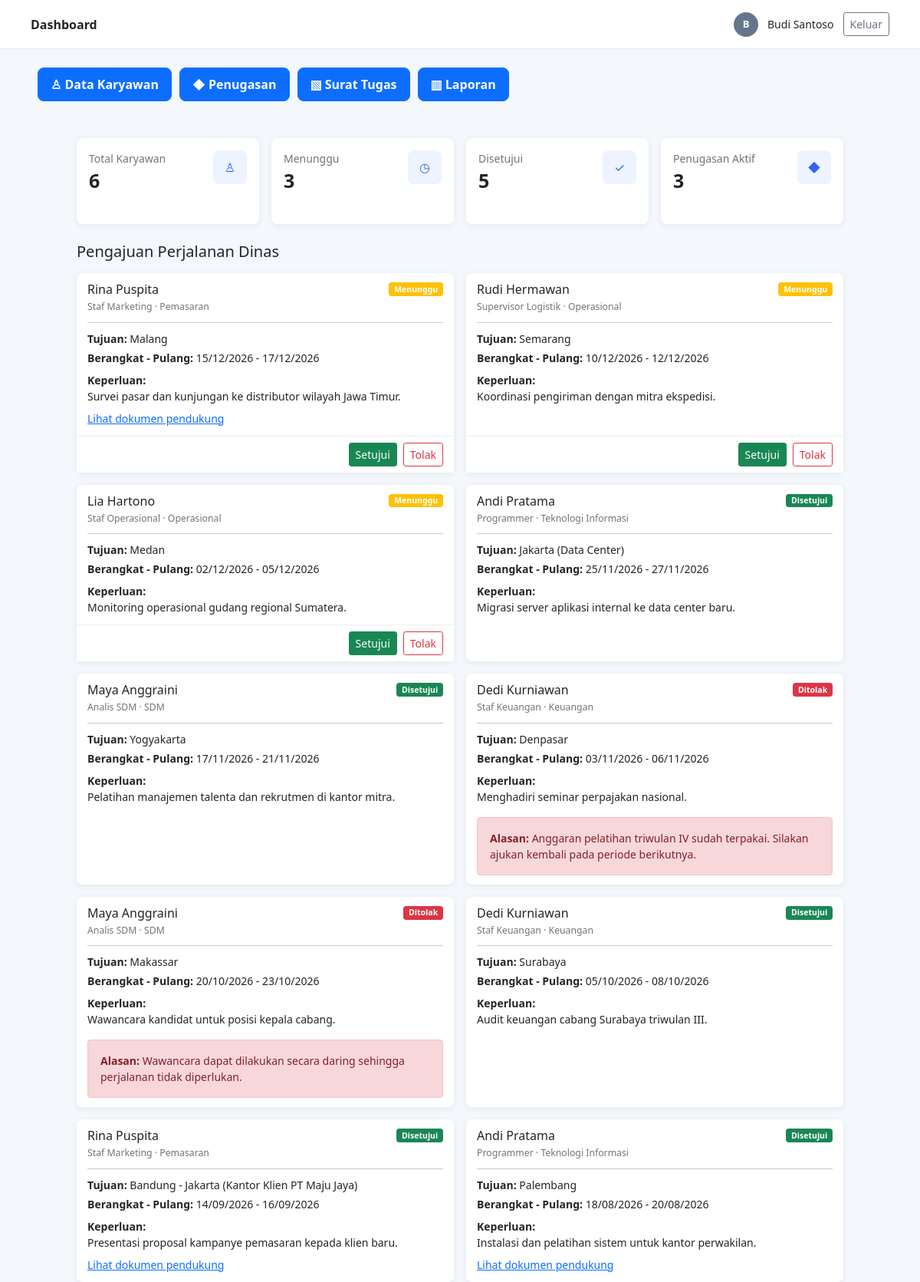
The app's page /dashboard_atasan.php (signed in) with its own data.
### tables this page shows
CREATE TABLE IF NOT EXISTS `pengajuan` (
    `id_pengajuan` INT UNSIGNED NOT NULL AUTO_INCREMENT,
    `id_karyawan` INT UNSIGNED NOT NULL,
    `tujuan` VARCHAR(150) NOT NULL,
    `tanggal_berangkat` DATE NOT NULL,
    `tanggal_pulang` DATE NOT NULL,
    `keperluan` TEXT NOT NULL,
    `dokumen` VARCHAR(255) DEFAULT NULL,
    `status` ENUM('Menunggu', 'Disetujui', 'Ditolak') NOT NULL DEFAULT 'Menunggu',
    `alasan_penolakan` TEXT DEFAULT NULL,
    `biaya_estimasi` DECIMAL(15,2) NOT NULL DEFAULT 0,
    `tanggal_pengajuan` DATETIME NOT NULL DEFAULT CURRENT_TIMESTAMP,
    `tanggal_keputusan` DATETIME DEFAULT NULL,
    PRIMARY KEY (`id_pengajuan`),
    CONSTRAINT `fk_pengajuan_karyawan`
        FOREIGN KEY (`id_karyawan`) REFERENCES `karyawan` (`id_karyawan`)
        ON UPDATE CASCADE
        ON DELETE CASCADE,
    CONSTRAINT `chk_pengajuan_tanggal`
        CHECK (`tanggal_pulang` >= `tanggal_berangkat`)
);

CREATE TABLE IF NOT EXISTS `karyawan` (
    `id_karyawan` INT UNSIGNED NOT NULL AUTO_INCREMENT,
    `id_user` INT UNSIGNED NOT NULL,
    `nama` VARCHAR(100) NOT NULL,
    `nip` VARCHAR(30) NOT NULL,
    `jabatan` VARCHAR(100) NOT NULL,
    `departemen` VARCHAR(100) NOT NULL,
    `no_hp` VARCHAR(20) DEFAULT NULL,
    `alamat` TEXT DEFAULT NULL,
    PRIMARY KEY (`id_karyawan`),
    UNIQUE KEY `uq_karyawan_nip` (`nip`),
    UNIQUE KEY `uq_karyawan_id_user` (`id_user`),
    CONSTRAINT `fk_karyawan_users`
        FOREIGN KEY (`id_user`) REFERENCES `users` (`id`)
        ON UPDATE CASCADE
        ON DELETE CASCADE
);

### dashboard_atasan.php (the view, shortened to what this page needs)
<?php
$conn = connection();
$counts = [
    "karyawan" => 0,
    "menunggu" => 0,
    "disetujui" => 0,
    "aktif" => 0,
];
foreach ($counts as $key => $unused) {
    $sql = match ($key) {
        "karyawan" => "SELECT COUNT(*) AS total FROM karyawan k JOIN users u ON u.id=k.id_user WHERE u.role='karyawan'",
        "menunggu" => "SELECT COUNT(*) AS total FROM pengajuan WHERE status='Menunggu'",
        "disetujui" => "SELECT COUNT(*) AS total FROM pengajuan WHERE status='Disetujui'",
        "aktif" => "SELECT COUNT(*) AS total FROM penugasan WHERE status='Aktif'",
    };
    $counts[$key] = (int) $conn->query($sql)->fetch_assoc()["total"];
}
$requests = [];
$result = $conn->query(
    "SELECT p.id_pengajuan, p.tujuan, p.tanggal_berangkat, p.tanggal_pulang,
            p.keperluan, p.dokumen, p.status, p.alasan_penolakan,
            k.nama, k.departemen, k.jabatan
     FROM pengajuan p
     JOIN karyawan k ON k.id_karyawan=p.id_karyawan
     ORDER BY p.tanggal_pengajuan DESC"
);
while ($row = $result->fetch_assoc()) {
    $requests[] = $row;
}
?>
<!doctype html>
<html lang="id">
<head>
    <link href="https://cdn.jsdelivr.net/npm/bootstrap@5.0.2/dist/css/bootstrap.min.css" rel="stylesheet">
</head>
<body>
<main class="main">
    <header class="topbar">
        <div class="topbar-inner">
            <strong>Dashboard</strong>
            <div class="topbar-user">
                <span class="topbar-avatar"><?= htmlspecialchars(strtoupper(substr($_SESSION["name"], 0, 1))) ?></span>
                <span class="d-none d-sm-inline small fw-semibold"><?= htmlspecialchars($_SESSION["name"]) ?></span>
                <a class="btn btn-sm btn-outline-secondary" href="logout.php">Keluar</a>
            </div>
        </div>
    </header>
    <div class="content">
        <nav class="dashboard-nav">
            <a class="btn btn-primary" href="data_karyawan.php">♙ Data Karyawan</a>
            <a class="btn btn-primary" href="penugasan.php">◆ Penugasan</a>
            <a class="btn btn-primary" href="surat_tugas.php">▧ Surat Tugas</a>
            <a class="btn btn-primary" href="laporan.php">▥ Laporan</a>
        </div>
        <div class="stats-container">
            <div class="row g-3">
                <div class="col-6 col-lg-3"><div class="card stat-card"><div class="card-body d-flex justify-content-between"><div><div class="text-muted small">Total Karyawan</div><div class="stat-number"><?= $counts["karyawan"] ?></div></div><div class="stat-icon">♙</div></div></div></div>
                <div class="col-6 col-lg-3"><div class="card stat-card"><div class="card-body d-flex justify-content-between"><div><div class="text-muted small">Menunggu</div><div class="stat-number"><?= $counts["menunggu"] ?></div></div><div class="stat-icon">◷</div></div></div></div>
                <div class="col-6 col-lg-3"><div class="card stat-card"><div class="card-body d-flex justify-content-between"><div><div class="text-muted small">Disetujui</div><div class="stat-number"><?= $counts["disetujui"] ?></div></div><div class="stat-icon">✓</div></div></div></div>
                <div class="col-6 col-lg-3"><div class="card stat-card"><div class="card-body d-flex justify-content-between"><div><div class="text-muted small">Penugasan Aktif</div><div class="stat-number"><?= $counts["aktif"] ?></div></div><div class="stat-icon">◆</div></div></div></div>
            </div>
        </div>
        <section class="mt-4 requests-container">
            <h2 class="h5 mb-3">Pengajuan Perjalanan Dinas</h2>
            <div class="row g-3">
                <?php if (!$requests): ?>
                    <div class="col-12"><div class="card request-card text-center text-muted py-5">Belum ada pengajuan perjalanan dinas.</div></div>
                <?php else: foreach ($requests as $request): ?>
                    <div class="col-12 col-lg-6">
                        <article class="card request-card h-100">
                            <div class="card-body">
                                <div class="d-flex justify-content-between align-items-start">
                                    <div>
                                        <h3 class="h6 mb-1"><?= htmlspecialchars($request["nama"]) ?></h3>
                                        <div class="small text-muted"><?= htmlspecialchars($request["jabatan"]) ?> · <?= htmlspecialchars($request["departemen"]) ?></div>
                                    </div>
                                    <?php $badge = $request["status"] === "Disetujui" ? "success" : ($request["status"] === "Ditolak" ? "danger" : "warning"); ?>
                                    <span class="badge bg-<?= $badge ?>"><?= htmlspecialchars($request["status"]) ?></span>
                                </div>
                                <hr>
                                <div class="mb-1"><strong>Tujuan:</strong> <?= htmlspecialchars($request["tujuan"]) ?></div>
                                <div class="mb-2"><strong>Berangkat - Pulang:</strong>
                                    <?= date("d/m/Y", strtotime($request["tanggal_berangkat"])) ?> -
                                    <?= date("d/m/Y", strtotime($request["tanggal_pulang"])) ?>
                                </div>
                                <div><strong>Keperluan:</strong><br><?= nl2br(htmlspecialchars($request["keperluan"])) ?></div>
                                <?php if ($request["dokumen"]): ?>
                                    <a class="d-inline-block mt-2" href="<?= htmlspecialchars($request["dokumen"]) ?>" target="_blank" rel="noopener">Lihat dokumen pendukung</a>
                                <?php endif; ?>
                                <?php if ($request["status"] === "Ditolak" && $request["alasan_penolakan"]): ?>
                                    <div class="alert alert-danger mt-3 mb-0"><strong>Alasan:</strong> <?= nl2br(htmlspecialchars($request["alasan_penolakan"])) ?></div>
                                <?php endif; ?>
                            </div>
                            <?php if ($request["status"] === "Menunggu"): ?>
                                <div class="card-footer">
                                    <form method="post">
                                        <button class="btn btn-success btn-sm">Setujui</button>
                                    </form>
                                    <button class="btn btn-outline-danger btn-sm" data-bs-toggle="modal" data-bs-target="#reject<?= (int) $request["id_pengajuan"] ?>">Tolak</button>
                                </div>
                            <?php endif; ?>
                        </article>
                    </div>
                <?php endforeach; endif; ?>
            </div>
</main>
</body>
</html>

### dashboard_atasan.php (style rules this page uses)
:root { --navy:#243d67; --blue:#2f66f6; }
body { background:#f4f7fb; }
.main { margin-left:0; min-height:100vh; }
.topbar { height:64px; display:flex; align-items:center; padding:0 max(24px, calc((100vw - 1120px) / 2)); background:#fff; border-bottom:1px solid #e5eaf2; }
.topbar-inner { width:100%; min-height:64px; display:flex; align-items:center; justify-content:space-between; }
.topbar-user { display:flex; align-items:center; gap:12px; }
.topbar-avatar { width:32px; height:32px; display:grid; place-items:center; flex:0 0 auto; border-radius:50%; background:#65758b; color:#fff; font-size:13px; font-weight:700; }
.content { width:100%; max-width:1150px; box-sizing:border-box; margin:0 auto; padding:24px; }
.stats-container { width:100%; max-width:1000px; margin:0 auto; }
.stat-card { min-height:112px; border:0; border-radius:8px; box-shadow:0 2px 10px rgba(36,61,103,.07); }
.stat-number { font-size:25px; font-weight:700; }
.stat-icon { width:44px; height:44px; display:grid; place-items:center; border-radius:8px; background:#edf3ff; color:var(--blue); }
.dashboard-nav { display:flex; flex-wrap:wrap; gap:10px; margin-bottom:24px; }
.dashboard-nav .btn { padding:9px 16px; border-radius:8px; font-weight:600; }
.request-card { border:0; border-radius:8px; box-shadow:0 2px 10px rgba(36,61,103,.07); font-size:14px; }
.request-card .card-body { padding:12px 14px; }
.request-card .card-body hr { margin:10px 0; }
.request-card .card-footer { display:flex; justify-content:flex-end; gap:8px; padding:8px 14px; background:#fff; border-top:1px solid #edf0f5; }
.requests-container { width:100%; max-width:1000px; margin-left:auto; margin-right:auto; }

### records on screen
pengajuan: id_karyawan.nama "Rina Puspita", id_karyawan.jabatan "Staf Marketing", id_karyawan.departemen "Pemasaran", status "Menunggu", tujuan "Malang", tanggal_berangkat "15/12/2026", tanggal_pulang "17/12/2026", keperluan "Survei pasar dan kunjungan ke distributor wilayah Jawa Timur."
pengajuan: id_karyawan.nama "Rudi Hermawan", id_karyawan.jabatan "Supervisor Logistik", id_karyawan.departemen "Operasional", status "Menunggu", tujuan "Semarang", tanggal_berangkat "10/12/2026", tanggal_pulang "12/12/2026", keperluan "Koordinasi pengiriman dengan mitra ekspedisi."
pengajuan: id_karyawan.nama "Lia Hartono", id_karyawan.jabatan "Staf Operasional", id_karyawan.departemen "Operasional", status "Menunggu", tujuan "Medan", tanggal_berangkat "02/12/2026", tanggal_pulang "05/12/2026", keperluan "Monitoring operasional gudang regional Sumatera."
pengajuan: id_karyawan.nama "Andi Pratama", id_karyawan.jabatan "Programmer", id_karyawan.departemen "Teknologi Informasi", status "Disetujui", tujuan "Jakarta (Data Center)", tanggal_berangkat "25/11/2026", tanggal_pulang "27/11/2026", keperluan "Migrasi server aplikasi internal ke data center baru."
pengajuan: id_karyawan.nama "Maya Anggraini", id_karyawan.jabatan "Analis SDM", id_karyawan.departemen "SDM", status "Disetujui", tujuan "Yogyakarta", tanggal_berangkat "17/11/2026", tanggal_pulang "21/11/2026", keperluan "Pelatihan manajemen talenta dan rekrutmen di kantor mitra."
pengajuan: id_karyawan.nama "Dedi Kurniawan", id_karyawan.jabatan "Staf Keuangan", id_karyawan.departemen "Keuangan", status "Ditolak", tujuan "Denpasar", tanggal_berangkat "03/11/2026", tanggal_pulang "06/11/2026", keperluan "Menghadiri seminar perpajakan nasional.", alasan_penolakan "Anggaran pelatihan triwulan IV sudah terpakai. Silakan ajukan kembali pada periode berikutnya."
pengajuan: id_karyawan.nama "Maya Anggraini", id_karyawan.jabatan "Analis SDM", id_karyawan.departemen "SDM", status "Ditolak", tujuan "Makassar", tanggal_berangkat "20/10/2026", tanggal_pulang "23/10/2026", keperluan "Wawancara kandidat untuk posisi kepala cabang.", alasan_penolakan "Wawancara dapat dilakukan secara daring sehingga perjalanan tidak diperlukan."
pengajuan: id_karyawan.nama "Dedi Kurniawan", id_karyawan.jabatan "Staf Keuangan", id_karyawan.departemen "Keuangan", status "Disetujui", tujuan "Surabaya", tanggal_berangkat "05/10/2026", tanggal_pulang "08/10/2026", keperluan "Audit keuangan cabang Surabaya triwulan III."
pengajuan: id_karyawan.nama "Rina Puspita", id_karyawan.jabatan "Staf Marketing", id_karyawan.departemen "Pemasaran", status "Disetujui", tujuan "Bandung - Jakarta (Kantor Klien PT Maju Jaya)", tanggal_berangkat "14/09/2026", tanggal_pulang "16/09/2026", keperluan "Presentasi proposal kampanye pemasaran kepada klien baru."
pengajuan: id_karyawan.nama "Andi Pratama", id_karyawan.jabatan "Programmer", id_karyawan.departemen "Teknologi Informasi", status "Disetujui", tujuan "Palembang", tanggal_berangkat "18/08/2026", tanggal_pulang "20/08/2026", keperluan "Instalasi dan pelatihan sistem untuk kantor perwakilan."

### other values on screen
substr($_SESSION["name"], 0, 1) "B"
$_SESSION["name"] "Budi Santoso"
$counts["karyawan"] "6"
$counts["menunggu"] "3"
$counts["disetujui"] "5"
$counts["aktif"] "3"
